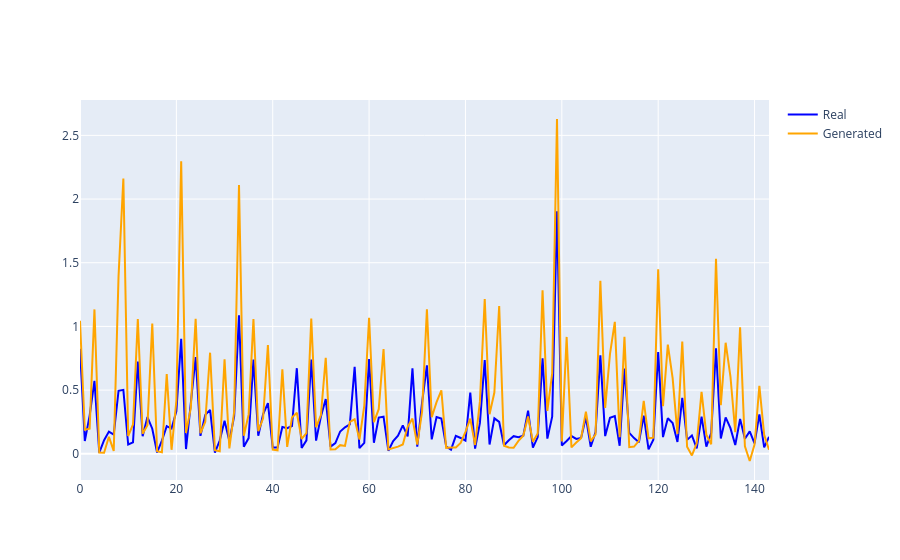

Notebook code cell kept with this figure:
### Code cell
eva_training_loader = utils.get_m2s_loader(1)
long_fake_energy = torch.Tensor().to(device)
long_real_energy = torch.Tensor().to(device)

# For longer sequences
for i in range(12):
    weather, cluster, time, statistical, spike, real_energy = next(iter(eva_training_loader))
    
    weather = weather.to(device)
    cluster = cluster.to(device).int()
    time = time.to(device)
    statistical = statistical.to(device)
    spike_type = spike[:, :, 0:1].to(dtype=torch.int32)  # or torch.long for indexing
    spike_magnitude = spike[:, :, 1:].to(dtype=torch.float32)
    spike_type = spike_type.to(device)
    spike_magnitude = spike_magnitude.to(device)
    real_energy = real_energy.to(device)

    fake_energy = gen(weather, cluster, time, statistical, spike_type, spike_magnitude)
    fake_energy = fake_energy.to(device)

    long_fake_energy = torch.cat((long_fake_energy, fake_energy), dim=-1)
    
    long_real_energy = torch.cat((long_real_energy, real_energy), dim=-1)

long_fake_energy = long_fake_energy.flatten().detach().cpu().numpy()
long_real_energy = long_real_energy.flatten().detach().cpu().numpy()

# plot the results
fig = go.Figure()

fig.add_trace(go.Scatter(x=np.arange(0, 200), y=long_real_energy, mode='lines', name='Real', line=dict(color='blue')))
fig.add_trace(go.Scatter(x=np.arange(0, 200), y=long_fake_energy, mode='lines', name='Generated', line=dict(color='orange')))

fig.show()

### Figure 1 — Plotly figure (JSON) as saved in the notebook; plotly's stock layout.template omitted (floating-point values rounded to 4 significant figures; data arrays with more than 128 entries replaced by an {"elided": "..."} marker saying what was removed)
{"data": [{"line": {"color": "blue"}, "mode": "lines", "name": "Real", "type": "scatter", "x": {"elided": "200 int values"}, "y": {"elided": "144 float values"}}, {"line": {"color": "orange"}, "mode": "lines", "name": "Generated", "type": "scatter", "x": {"elided": "200 int values"}, "y": {"elided": "144 float values"}}], "layout": {}}
